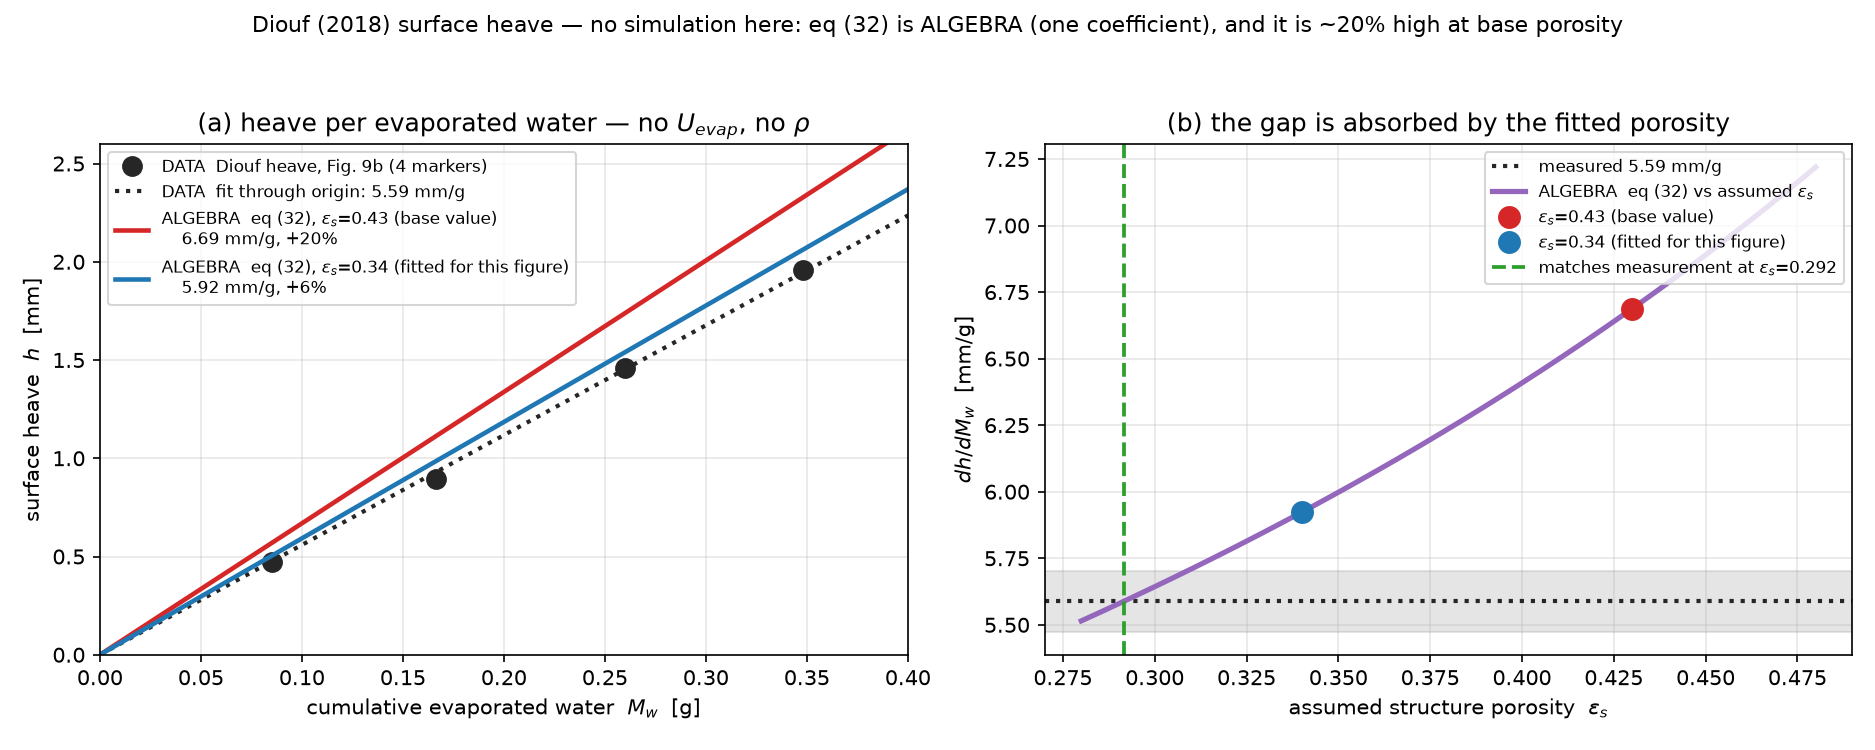

Python code for this plot:
"""The U_evap-free test of the growth law on the Diouf surface-heave experiment.

Figure 9b compares heave against TIME, which needs U_evap -- and re-deriving
U_evap from Figure 9a gives 5.38 mm/day against the 5.1 the paper quotes, so a
5% ambiguity sits under that comparison.  Plotting heave against EVAPORATED
WATER removes it: eq (32) says

    dh/dt = G_e * j       and      dM_w/dt = j * A
    =>  dh/dM_w = G_e / A          with  G_e = C_eq F(Da*) / (rho_cr (1-eps_s)(1-C_eq))

which contains neither U_evap nor the back-calibrated brine density rho = 1200.
It is the same U-invariant construction used on Norouzi Rad's Figure 4(a) in
new_model/validation, applied to the second, independent experiment.

Why this case is the cleaner of the two:  Diouf's salt grows INSIDE the bead
packing and lifts the surface, so there is no structure protruding into the
vapour field, no flux concentration and no bare surface competing for the
evaporation.  The measured h/M_w is therefore constant from the first point
(5.57 / 5.37 / 5.61 / 5.63 mm/g, a 4.6% spread) instead of drifting upward the
way Norouzi Rad's ratio does.  So the coefficient can be read off directly.

Result: with the paper's BASE porosity the law over-predicts by ~20%; with the
porosity the paper fits for this figure (eps_s = 0.34) it over-predicts by 6%.

NOTHING HERE IS A SIMULATION, and the labels say so.  The two straight lines are
eq (32) evaluated as algebra -- one coefficient, G_e/A, times M_w.  There is no
3D run because there is no geometry to run: Diouf's salt precipitates INSIDE the
bead packing, so the moving vapour boundary that the efflorescence3d model exists
to resolve simply is not present.  Running it anyway would return these same
lines: the 1D anchor in new_model/tests/test_efflorescence3d.py verifies that a
flat salt layer advances at core.growth_rate(j) to 1e-12.  That degeneracy is
exactly what makes this case a clean test of the CLOSURE COEFFICIENT alone.

Run from prat2026/fig09_diouf_heave/:
    ../../.venv/bin/python heave_per_water.py
"""

import pathlib
import sys

import matplotlib
matplotlib.use("Agg")
import matplotlib.pyplot as plt
import numpy as np

HERE = pathlib.Path(__file__).resolve().parent
sys.path.insert(0, str(HERE.parent))

import core                                    # noqa: E402
import params as pp                            # noqa: E402
from params import DioufHeave as D             # noqa: E402

KR45 = core.kr_at_temperature(pp.T45_K)
AREA = np.pi * (D.CYLINDER_DIAMETER / 2.0) ** 2
DATA = HERE.parent / "data"


def load(name):
    d = np.loadtxt(DATA / name, delimiter=",", skiprows=6)
    return d[:, 0], d[:, 1]


def predicted(eps_s):
    """dh/dM_w [m/kg] from eq (32) -- no U_evap, no rho."""
    ds = core.Da_star(eps_s=eps_s, d_sub=D.D_SUB, kr=KR45, Ds=D.DS)
    F = core.F(ds)
    G_e = pp.C_EQ * F / (pp.RHO_CR * (1.0 - eps_s) * (1.0 - pp.C_EQ))
    return G_e / AREA, ds, F


def main():
    t_w, M_w = load("fig09a_exp.csv")
    t_h, h = load("fig09b_exp.csv")

    # Fig 9b's last marker sits just past the end of the Fig 9a trace, so the
    # mass curve is linearly extended over its last third to cover it.
    tail = t_w > 25.0
    a1, b1 = np.polyfit(t_w[tail], M_w[tail], 1)
    Mw_at_h = np.where(t_h <= t_w.max(), np.interp(t_h, t_w, M_w), a1 * t_h + b1)

    (s, b), C = np.polyfit(Mw_at_h, h, 1, cov=True)
    se = np.sqrt(C[0, 0])
    s0 = float(np.sum(Mw_at_h * h) / np.sum(Mw_at_h ** 2))   # through origin

    print("Diouf surface heave -- U-invariant test of eq (32)")
    print(f"  vessel 7 mm -> A = {AREA*1e6:.2f} mm^2, "
          f"T = 45 C -> k_r = {KR45:.3e} m/s, D_s = {D.DS:.1e} m^2/s")
    print(f"\n  {'point':>5} {'t [hr]':>8} {'M_w [g]':>9} {'h [mm]':>8} "
          f"{'h/M_w':>8}")
    for i in range(len(t_h)):
        print(f"  {i:>5} {t_h[i]:>8.2f} {Mw_at_h[i]:>9.4f} {h[i]:>8.4f} "
              f"{h[i]/Mw_at_h[i]:>8.3f}")
    rat = h / Mw_at_h
    print(f"  ratio spread {(rat.max()-rat.min())/rat.mean()*100:.1f}% "
          f"-> h is proportional to M_w, the law's FORM is confirmed")

    print(f"\n  measured  free intercept  {s:.3f} +/- {se:.3f} mm/g "
          f"(intercept {b:+.4f} mm, i.e. zero)")
    print(f"  measured  through origin   {s0:.3f} mm/g   "
          f"(the paper's model lines also pass through the origin)")

    rows = []
    for eps_s, tag in ((0.43, "base value"), (0.34, "fitted for this figure")):
        v, ds, F = predicted(eps_s)
        rows.append((eps_s, tag, v, ds, F))
        print(f"\n  predicted eps_s = {eps_s} ({tag})")
        print(f"    Da* = {ds:.1f} (paper text "
              f"{D.DA_STAR_PAPER_BASE if eps_s == 0.43 else D.DA_STAR_PAPER_FITTED}), "
              f"F = {F:.4f}")
        print(f"    dh/dM_w = {v:.3f} mm/g   ->  {v/s0-1:+.1%} vs measured")
    v1, _, _ = predicted(0.34)
    ceil = pp.C_EQ * 1.0 / (pp.RHO_CR * (1 - 0.34) * (1 - pp.C_EQ)) / AREA
    print(f"\n  F = 1 ceiling at eps_s = 0.34: {ceil:.3f} mm/g "
          f"({ceil/s0-1:+.1%}) -- so F cannot absorb the gap")

    # ------------------------------------------------------------------ #
    fig, (ax, ax2) = plt.subplots(1, 2, figsize=(12.5, 5.0))
    xx = np.linspace(0, 0.40, 20)
    ax.plot(Mw_at_h, h, "o", color="0.15", ms=9,
            label="DATA  Diouf heave, Fig. 9b (4 markers)")
    ax.plot(xx, s0 * xx, ":", color="0.15", lw=2,
            label=f"DATA  fit through origin: {s0:.2f} mm/g")
    for (eps_s, tag, v, ds, F), c in zip(rows, ("#d62728", "#1f77b4")):
        ax.plot(xx, v * xx, "-", color=c, lw=2.2,
                label=f"ALGEBRA  eq (32), $\\varepsilon_s$={eps_s} ({tag})\n"
                      f"    {v:.2f} mm/g, {v/s0-1:+.0%}")
    ax.set_xlim(0, 0.40)
    ax.set_ylim(0, 2.6)
    ax.set_xlabel("cumulative evaporated water  $M_w$  [g]")
    ax.set_ylabel("surface heave  $h$  [mm]")
    ax.set_title("(a) heave per evaporated water — no $U_{evap}$, no $\\rho$")
    ax.legend(fontsize=8, loc="upper left")
    ax.grid(alpha=0.3)

    ax2.axhline(s0, color="0.15", ls=":", lw=2, label=f"measured {s0:.2f} mm/g")
    ax2.axhspan(s0 - se, s0 + se, color="0.6", alpha=0.25)
    ee = np.linspace(0.28, 0.48, 60)
    ax2.plot(ee, [predicted(e)[0] for e in ee], "-", color="#9467bd", lw=2.5,
             label="ALGEBRA  eq (32) vs assumed $\\varepsilon_s$")
    for (eps_s, tag, v, ds, F), c in zip(rows, ("#d62728", "#1f77b4")):
        ax2.plot([eps_s], [v], "o", color=c, ms=10,
                 label=f"$\\varepsilon_s$={eps_s} ({tag})")
    # where does eq (32) meet the measurement?
    from scipy.optimize import brentq
    eps_match = brentq(lambda e: predicted(e)[0] - s0, 0.28, 0.48)
    ax2.axvline(eps_match, color="#2ca02c", ls="--", lw=1.8,
                label=f"matches measurement at $\\varepsilon_s$={eps_match:.3f}")
    ax2.set_xlabel(r"assumed structure porosity  $\varepsilon_s$")
    ax2.set_ylabel("$dh/dM_w$  [mm/g]")
    ax2.set_title("(b) the gap is absorbed by the fitted porosity")
    ax2.legend(fontsize=8, loc="upper right")
    ax2.grid(alpha=0.3)
    print(f"\n  eq (32) reproduces the measured slope at eps_s = {eps_match:.3f}")

    fig.suptitle("Diouf (2018) surface heave — no simulation here: eq (32) is "
                 "ALGEBRA (one coefficient), and it is ~20% high at base "
                 "porosity", fontsize=10.5)
    fig.tight_layout(rect=(0, 0.01, 1, 0.94))
    out = HERE / "heave_per_water.png"
    fig.savefig(out, dpi=150)
    print(f"\nfigure: {out}")


if __name__ == "__main__":
    sys.exit(main())
